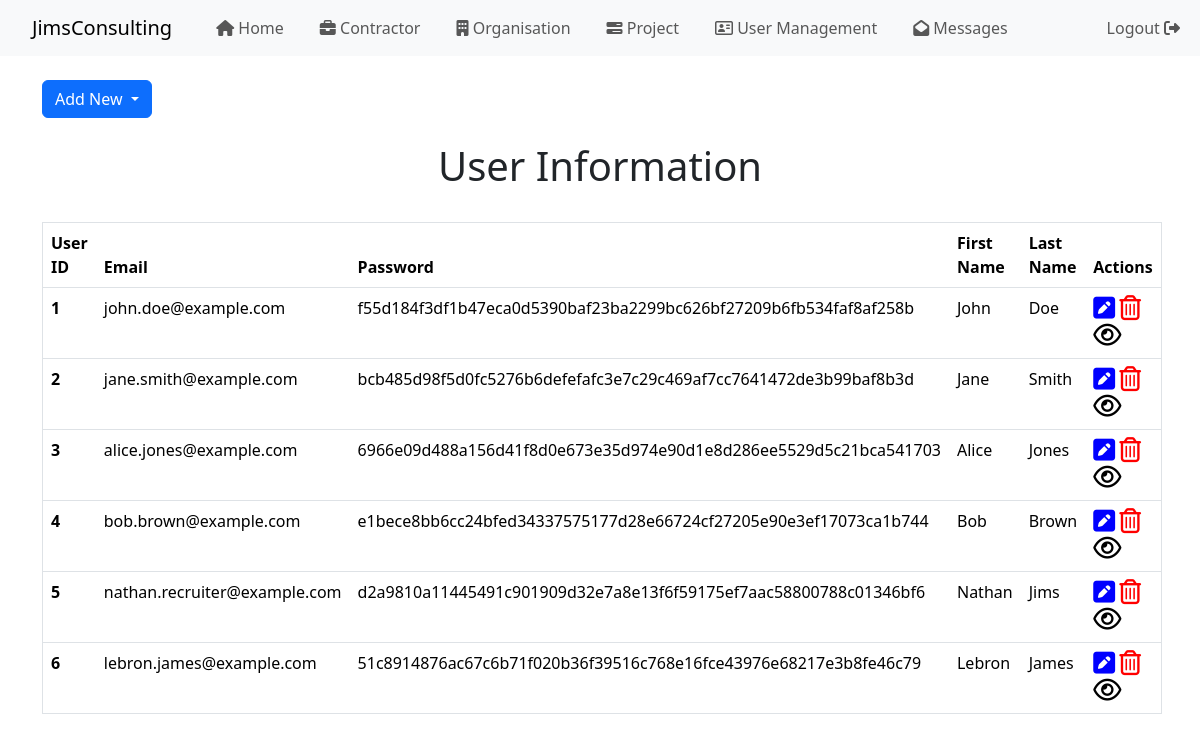
The app's page /dashboard_user.php (signed in) with its own data.
### tables this page shows
CREATE TABLE `user` (
  `user_id` int(11) NOT NULL,
  `email` varchar(50) NOT NULL,
  `password` varchar(256) NOT NULL,
  `firstName` varchar(50) NOT NULL,
  `lastName` varchar(50) NOT NULL
);

### dashboard_user.php (the view, shortened to what this page needs)
<?php
require_once("connection.php");
$stmt = $dbh->prepare("SELECT * FROM `user`");
$stmt->execute();
$users = $stmt->fetchAll(PDO::FETCH_OBJ);
?>
<!doctype html>
<html lang="en">
<head>
    <link href="https://cdn.jsdelivr.net/npm/bootstrap@5.3.3/dist/css/bootstrap.min.css" rel="stylesheet">
    <link rel="stylesheet" href="contractor_list.css">
    <link rel="stylesheet" href="https://cdnjs.cloudflare.com/ajax/libs/font-awesome/4.7.0/css/font-awesome.min.css">
</head>
<?php include 'nav_bar_staff.php'; ?>
<body>
<br>
<div class="container align-right ">
    <button class="btn btn-primary dropdown-toggle" type="button" id="dropdownMenuButton" data-bs-toggle="dropdown" aria-expanded="false">
        Add New
    </button>
</div>
<br>
<div class="text-center">
    <h1>User Information</h1>
</div>
<br>
<div class="container">
    <?php if (empty($users)): ?>
        <div class="alert alert-warning text-center" role="alert">
            No users found.
        </div>
    <?php else: ?>
        <table class="table table-hover">
            <thead>
            <tr>
                <th scope="col">User ID</th>
                <th scope="col">Email</th>
                <th scope="col">Password</th>
                <th scope="col">First Name</th>
                <th scope="col">Last Name</th>
                <th scope="col">Actions</th>
            </tr>
            </thead>
            <tbody>
            <?php foreach ($users as $row): ?>
                <tr>
                    <th><?= htmlspecialchars($row->user_id) ?></th>
                    <td><?= htmlspecialchars($row->email) ?></td>
                    <td><?= htmlspecialchars($row->password) ?></td>
                    <td><?= htmlspecialchars($row->firstName) ?></td>
                    <td><?= htmlspecialchars($row->lastName) ?></td>
                    <td>
                        <a href="update_user.php?user_id=<?= $row->user_id ?>"><i class="fa fa-pencil-square" style="font-size: 25px;color: blue;"></i></a>
                        <a href="delete_user.php?user_id=<?= $row->user_id ?>" onclick="return confirmDelete();"><i class="fa fa-trash-o" style="font-size:25px;color:red;"></i></a>
                        <a href="view_user_detail.php?user_id=<?= $row->user_id ?>"><i class="fa fa-eye" style="font-size:25px;color:black;"></i></a>
                    </td>
                </tr>
            <?php endforeach; ?>
            </tbody>
        </table>
    <?php endif; ?>
</div>
</body>
</html>

### dashboard_user.php (style rules this page uses)
table, tr, th, td { border: 1.5px black solid; }

### records on screen
user: user_id "1", email "john.doe@example.com", password "f55d184f3df1b47eca0d5390baf23ba2299bc626bf27209b6fb534faf8af258b", firstName "John", lastName "Doe"
user: user_id "2", email "jane.smith@example.com", password "bcb485d98f5d0fc5276b6defefafc3e7c29c469af7cc7641472de3b99baf8b3d", firstName "Jane", lastName "Smith"
user: user_id "3", email "alice.jones@example.com", password "6966e09d488a156d41f8d0e673e35d974e90d1e8d286ee5529d5c21bca541703", firstName "Alice", lastName "Jones"
user: user_id "4", email "bob.brown@example.com", password "e1bece8bb6cc24bfed34337575177d28e66724cf27205e90e3ef17073ca1b744", firstName "Bob", lastName "Brown"
user: user_id "5", email "nathan.recruiter@example.com", password "d2a9810a11445491c901909d32e7a8e13f6f59175ef7aac58800788c01346bf6", firstName "Nathan", lastName "Jims"
user: user_id "6", email "lebron.james@example.com", password "51c8914876ac67c6b71f020b36f39516c768e16fce43976e68217e3b8fe46c79", firstName "Lebron", lastName "James"
